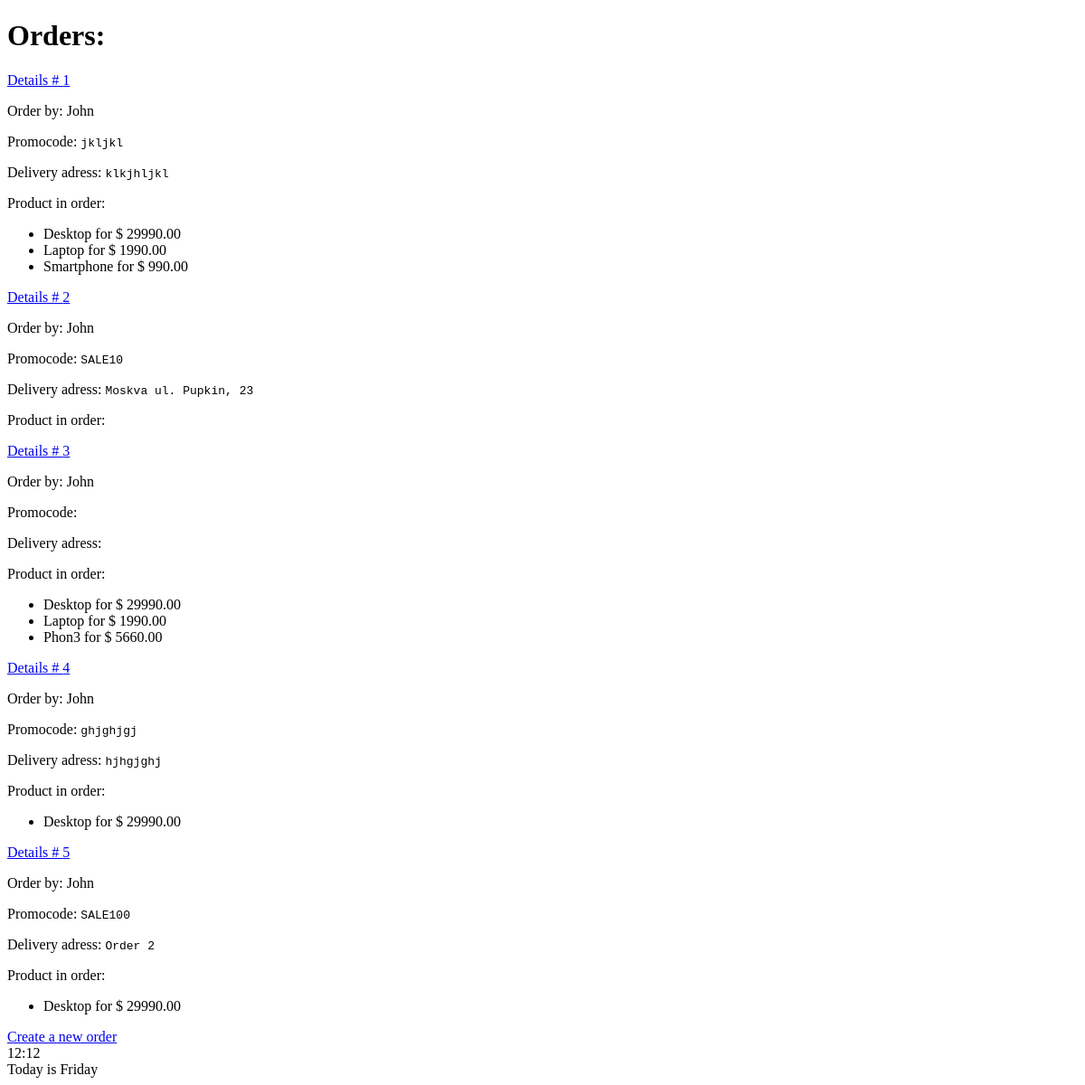
The app's page /shop/orders/, older data.
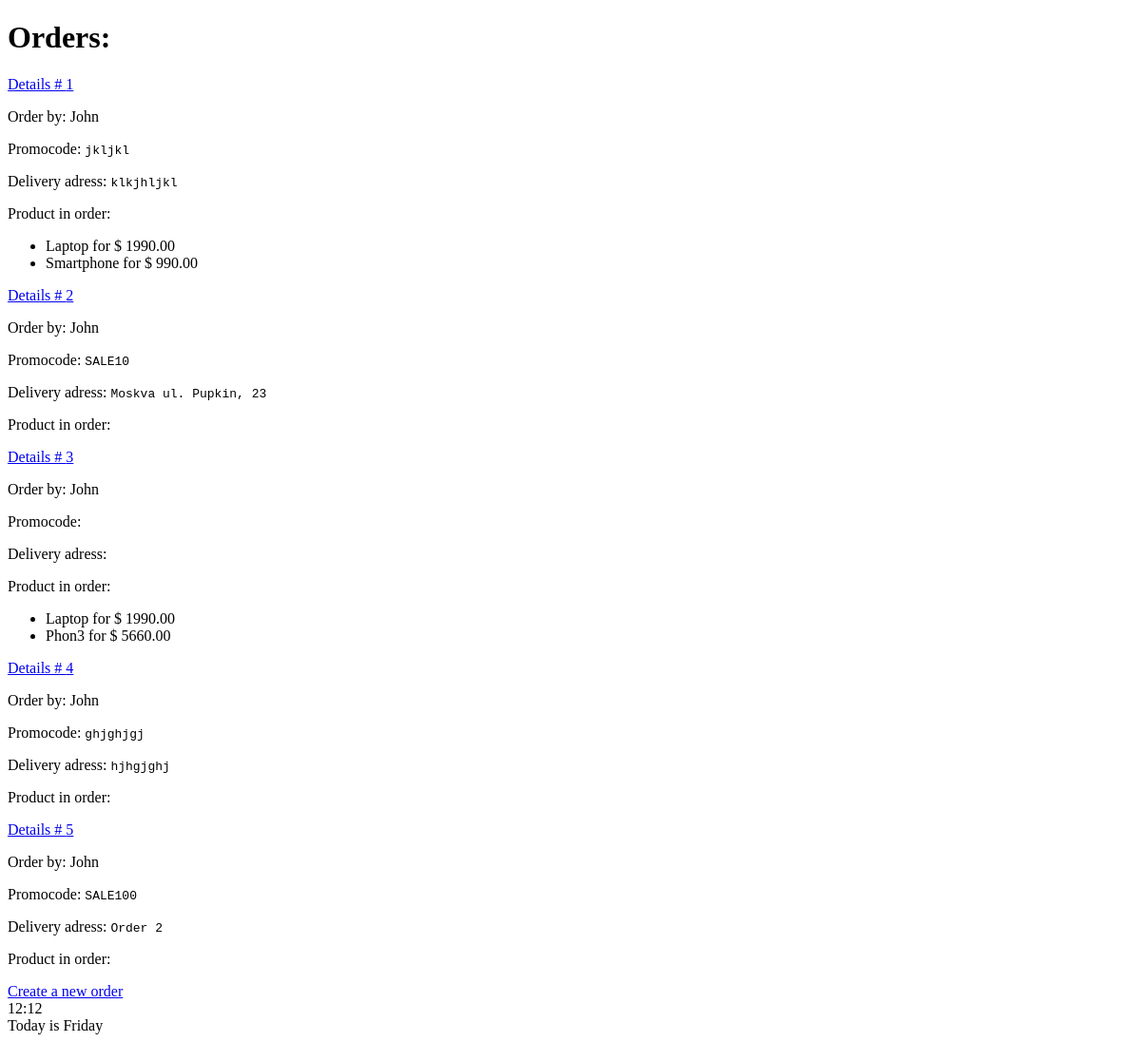
The same page, newer data.
### shopapp/models.py (models this page shows, shortened)
class Order(models.Model):
    delivery_adress = models.TextField(null=True, blank=True)
    promocode=models.CharField(max_length=20, null=False, blank=True)
    created_at=models.DateTimeField(auto_now_add=True)
    user=models.ForeignKey(User, on_delete=models.PROTECT)
    products = models.ManyToManyField(Product,related_name="orders")

class Product(models.Model):
    class Meta:
        ordering = ['name', 'price']
    name = models.CharField(max_length=100)
    description = models.TextField(null=False, blank=True)
    price = models.DecimalField(default=0, max_digits=8, decimal_places=2)
    discount = models.PositiveSmallIntegerField(default=0)
    created_at = models.DateTimeField(auto_now_add=True)
    archived = models.BooleanField(default=False)

### shopapp/views.py (the view)
# urls.py: path('orders/', OrdersListView.as_view(), name='orders-list'),
class OrdersListView(ListView):
    queryset = (
        Order.objects
        .select_related("user")
        .prefetch_related("products")
    )

### shopapp/templates/shopapp/order_list.html (shortened to what this page needs)
{% extends 'shopapp/base.html' %}
{% block body %}
    <h1> Orders: </h1>
    <div>
        {% for order in object_list %}
            <div>
                <p><a href={% url 'shopapp:orders-detail' pk=order.pk %}>Details # {{ order.pk }}</a></p>
               <p> Order by: {% firstof order.user.first_name order.user.username %} </p>
               <p> Promocode: <code>{{ order.promocode}} </code></p>
               <p> Delivery adress: <code>{{ order.delivery_adress}} </code></p>
               <div>
                    <p> Product in order: </p>
                    <ul>
                        {% for product in order.products.all %}
                            <li>{{ product.name }} for $ {{ product.price }}</li>
                        {% endfor %}
                    </ul>
                </div>
            </div>
        {% empty %}
            No products yet
        {% endfor%}
    </div>
    <div>
        <a href={% url 'shopapp:order-create' %}>
        Create a new order
        </a>
    </div
{% endblock %}

Row changes from the older to the newer data that the page shows:
removed Product: name "Desktop", price "29990.00"
